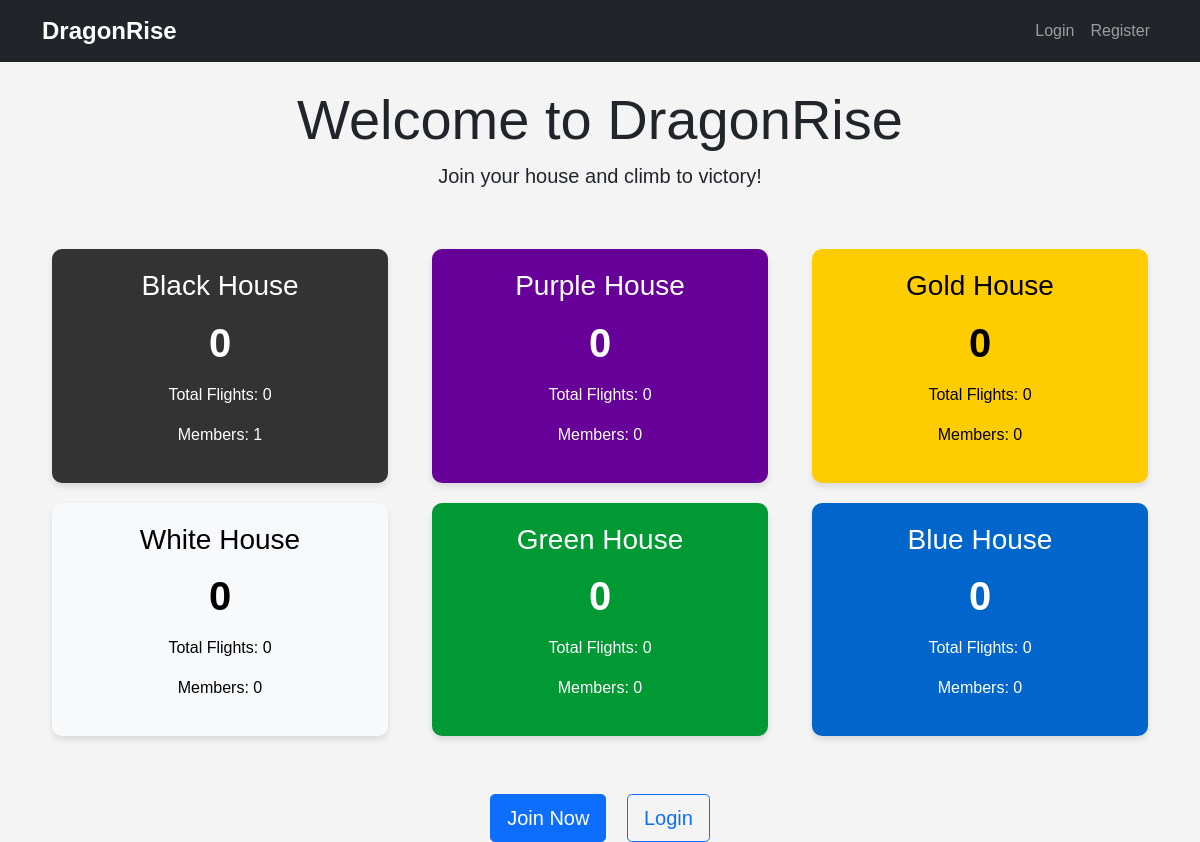
The page / on the database its author committed.
### models.py (models this page shows, shortened)
class House(db.Model):
    __tablename__ = 'houses'
    id = db.Column(db.Integer, primary_key=True)
    name = db.Column(db.String(20), unique=True, nullable=False, index=True)
    total_points = db.Column(db.Integer, default=0)
    total_flights = db.Column(db.Integer, default=0)
    member_count = db.Column(db.Integer, default=0)
    created_at = db.Column(db.DateTime, default=datetime.utcnow)
    last_activity = db.Column(db.DateTime)
    __table_args__ = (
        Index('idx_house_name_points', 'name', 'total_points'),
        Index('idx_house_points_members', 'total_points', 'member_count'),
    )

### app.py (the view)
@app.route('/')
def index():
    houses = House.query.order_by(House.total_points.desc()).all()
    return render_template('index.html', houses=houses)

### app.py (called while the page is built)
@app.context_processor
def utility_processor():
    def get_house_count():
        return House.query.count()
    return dict(get_house_count=get_house_count)

@app.teardown_appcontext
def shutdown_session(exception=None):
    db.session.remove()

### templates/index.html
{% extends "base.html" %}
{% block content %}
<div class="text-center">
    <h1 class="display-4">Welcome to DragonRise</h1>
    <p class="lead">Join your house and climb to victory!</p>
    <div class="row mt-5">
        {% for house in houses %}
        <div class="col-md-4">
            <div class="house-card {{ house.name }}">
                <h3>{{ house.name }} House</h3>
                <div class="points-display">{{ house.total_points }}</div>
                <p>Total Flights: {{ house.total_flights }}</p>
                <p>Members: {{ house.member_count }}</p>
            </div>
        </div>
        {% endfor %}
    </div>
    {% if not current_user.is_authenticated %}
    <div class="mt-5">
        <a href="{{ url_for('register') }}" class="btn btn-primary btn-lg mx-2">Join Now</a>
        <a href="{{ url_for('login') }}" class="btn btn-outline-primary btn-lg mx-2">Login</a>
    </div>
    {% endif %}
</div>
{% endblock %}

### templates/base.html (shortened to what this page needs)
<!DOCTYPE html>
<html lang="en">
<head>
    <link href="https://cdn.jsdelivr.net/npm/bootstrap@5.1.3/dist/css/bootstrap.min.css" rel="stylesheet">
    <link rel="stylesheet" href="{{ url_for('static', filename='css/style.css') }}">
</head>
<body>
    <nav class="navbar navbar-expand-lg navbar-dark bg-dark">
        <div class="container">
            <a class="navbar-brand" href="{{ url_for('index') }}">DragonRise</a>
            <div class="collapse navbar-collapse" id="navbarNav">
                <ul class="navbar-nav ms-auto">
                    {% if current_user.is_authenticated %}
                        <li class="nav-item">
                            <a class="nav-link" href="{{ url_for('dashboard') }}">Dashboard</a>
                        </li>
                        <li class="nav-item">
                            <a class="nav-link" href="{{ url_for('logout') }}">Logout</a>
                        </li>
                    {% else %}
                        <li class="nav-item">
                            <a class="nav-link" href="{{ url_for('login') }}">Login</a>
                        </li>
                        <li class="nav-item">
                            <a class="nav-link" href="{{ url_for('register') }}">Register</a>
                        </li>
                    {% endif %}
                </ul>
            </div>
        </div>
    </nav>
    <div class="container mt-4">
        {% block content %}{% endblock %}
    </div>
</body>
</html>

### static/css/style.css (style rules this page uses)
:root { --black-house: #333333; --blue-house: #0066cc; --green-house: #009933; --white-house: #f8f9fa; --gold-house: #ffcc00; --purple-house: #660099; }
body { background-color: #f4f4f4; font-family: 'Arial', sans-serif; }
.navbar-brand { font-size: 1.5rem; font-weight: bold; }
.house-card { padding: 20px; margin: 10px; border-radius: 10px; box-shadow: 0 4px 6px rgba(0,0,0,0.1); transition: transform 0.3s ease; }
.Black { background-color: var(--black-house); color: white; }
.Blue { background-color: var(--blue-house); color: white; }
.Green { background-color: var(--green-house); color: white; }
.White { background-color: var(--white-house); color: black; }
.Gold { background-color: var(--gold-house); color: black; }
.Purple { background-color: var(--purple-house); color: white; }
.points-display { font-size: 2.5rem; font-weight: bold; margin: 10px 0; }

### rows shown on the page
House: name "Black", total_points "0", total_flights "0", member_count "1"
House: name "Purple", total_points "0", total_flights "0", member_count "0"
House: name "Gold", total_points "0", total_flights "0", member_count "0"
House: name "White", total_points "0", total_flights "0", member_count "0"
House: name "Green", total_points "0", total_flights "0", member_count "0"
House: name "Blue", total_points "0", total_flights "0", member_count "0"
